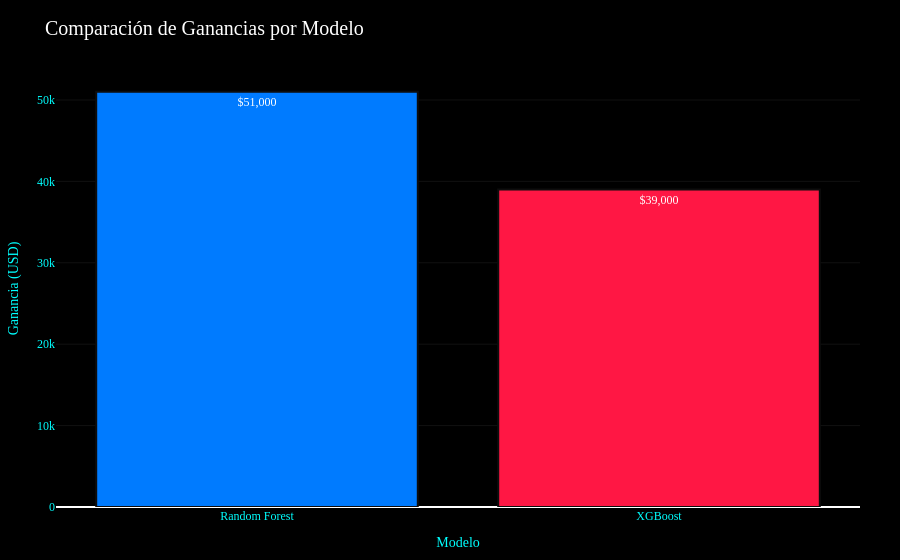

The notebook cell saved with this chart:
### Code cell
# === PASO 8: COMPARACIÓN DE GANANCIAS ===

profit = {
    "Random Forest": rf_profit,
    "XGBoost": xgb_profit
}

colores = ["#007bff", "#ff1744"]

fig = go.Figure(data=[
    go.Bar(
        x=list(profit.keys()),
        y=list(profit.values()),
        text=[f"${v:,.0f}" for v in profit.values()],
        textposition="auto",
        marker_color=colores,
        marker_line=dict(color="#000000", width=1.8)
    )
])

fig.update_layout(
    title="Comparación de Ganancias por Modelo",
    xaxis_title="Modelo",
    yaxis_title="Ganancia (USD)",
    title_font=dict(size=20, color="white", family="Orbitron"),
    paper_bgcolor="#000000",
    plot_bgcolor="#000000",
    font=dict(color="#e0f7ff", family="Poppins"),
    xaxis=dict(color="#00ffff", tickangle=0),
    yaxis=dict(color="#00ffff", gridcolor="#111"),
    margin=dict(l=40, r=40, t=70, b=40),
    showlegend=False
)

fig.update_traces(
    hovertemplate="<b>%{x}</b><br>Ganancia: %{y:$,.0f}<extra></extra>",
    marker_line_width=2,
    marker_line_color="#0d0d0d"
)

fig.show()

### Figure 1 — Plotly figure (JSON) as saved in the notebook; plotly's stock layout.template omitted (floating-point values rounded to 4 significant figures)
{"data": [{"hovertemplate": "<b>%{x}</b><br>Ganancia: %{y:$,.0f}<extra></extra>", "marker": {"color": ["#007bff", "#ff1744"], "line": {"color": "#0d0d0d", "width": 2}}, "text": ["$51,000", "$39,000"], "textposition": "auto", "type": "bar", "x": ["Random Forest", "XGBoost"], "y": [51000, 39000]}], "layout": {"font": {"color": "#e0f7ff", "family": "Poppins"}, "margin": {"b": 40, "l": 40, "r": 40, "t": 70}, "paper_bgcolor": "#000000", "plot_bgcolor": "#000000", "showlegend": false, "title": {"font": {"color": "white", "family": "Orbitron", "size": 20}, "text": "Comparación de Ganancias por Modelo"}, "xaxis": {"color": "#00ffff", "tickangle": 0, "title": {"text": "Modelo"}}, "yaxis": {"color": "#00ffff", "gridcolor": "#111", "title": {"text": "Ganancia (USD)"}}}}
